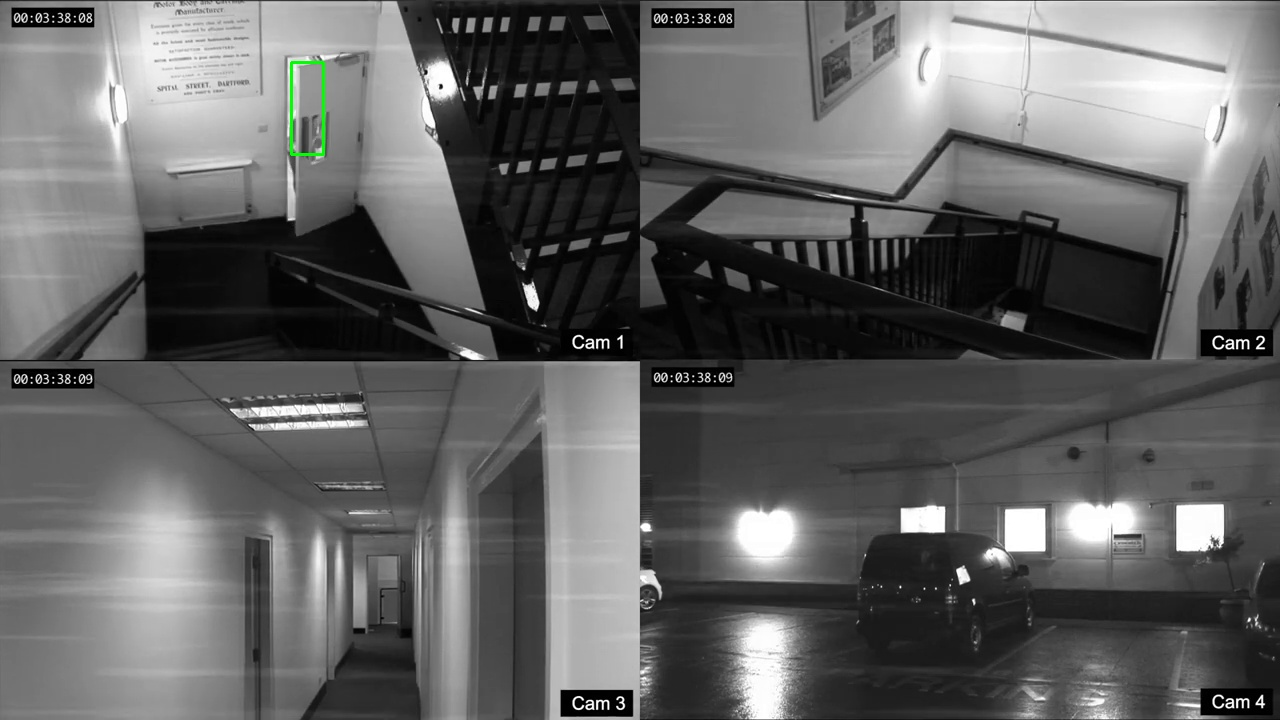
#> input picture events/event_2026-06-18_17-57-59.jpg, 1280 x 720 px
$ python -i motion_detector.py   (imports and definitions only)
#> lines starting #> are read from the running program, lines starting #| are printed output that depends on the picture
"""
motion_detector.py
Contains motion detection logic for the Video Motion Detection Event Logging System.
Uses frame differencing and contour analysis.

"""

import cv2

class MotionDetector:
    def __init__(self, min_area=500):
        """
        min_area determines how large a moving a moving object must be to be considered motion.
        """
        self.min_area = min_area
        self.previous_frame = None

    def detect(self, frame):
        """
        Detects motion and draws bounding boxes around moving regions
        """
        # convert the frame to grayscale
        gray = cv2.cvtColor(frame, cv2.COLOR_BGR2GRAY)

        # apply Gaussian blur to reduce noise and improve detection
        gray = cv2.GaussianBlur(gray, (21, 21), 0)

        # first frame becomes our baseline
        if self.previous_frame is None:
            self.previous_frame = gray
            return frame, False

        # compare current frame against previous frame
        frame_delta = cv2.absdiff(self.previous_frame, gray)

        # convert differences into a binary image (thresholding)
        thresh = cv2.threshold(
            frame_delta,
            25,
            255,
            cv2.THRESH_BINARY
        )[1]

        # fill small gaps
        thresh = cv2.dilate(thresh, None, iterations=2)

        # find contours of the thresholded image
        contours, _ = cv2.findContours(
            thresh,
            cv2.RETR_EXTERNAL,
            cv2.CHAIN_APPROX_SIMPLE
        )

        motion_detected = False

        for contour in contours:

            # ignore tiny movements by checking the area of the contour
            if cv2.contourArea(contour) < self.min_area:
                continue

            motion_detected = True

            # draw a bounding box around the detected motion
            x, y, w, h = cv2.boundingRect(contour)

            cv2.rectangle(
                frame,
                (x, y),
                (x + w, y + h),
                (0, 255, 0),
                2
            )

        self.previous_frame = gray

        return frame, motion_detected

>>> import cv2
>>> picture = cv2.imread('../events/event_2026-06-18_17-57-59.jpg')
#> picture is the input picture: shape (720, 1280, 3); mean B, G, R 98.1, 98.3, 98.1
>>> result = MotionDetector().detect(picture)
#> in detect, `gray = cv2.GaussianBlur(gray, (21, 21), 0)`:
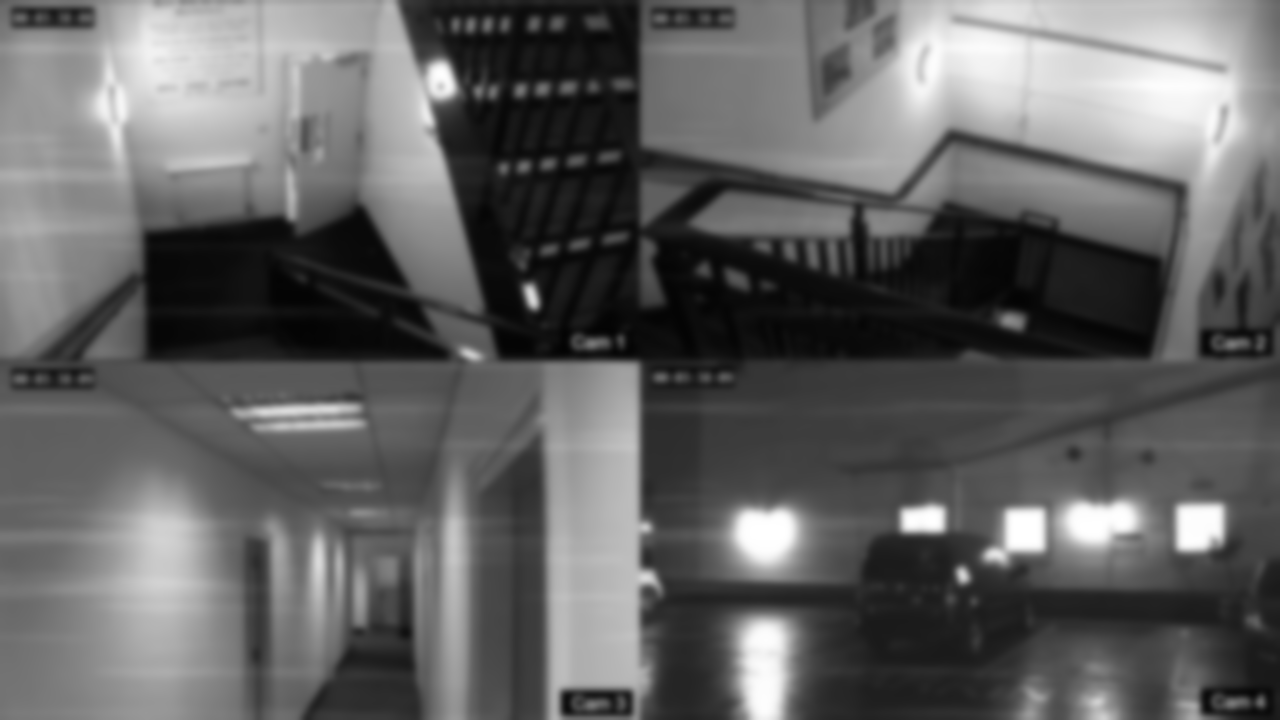
#> gray: shape (720, 1280); min 3, max 255, mean 98.3
